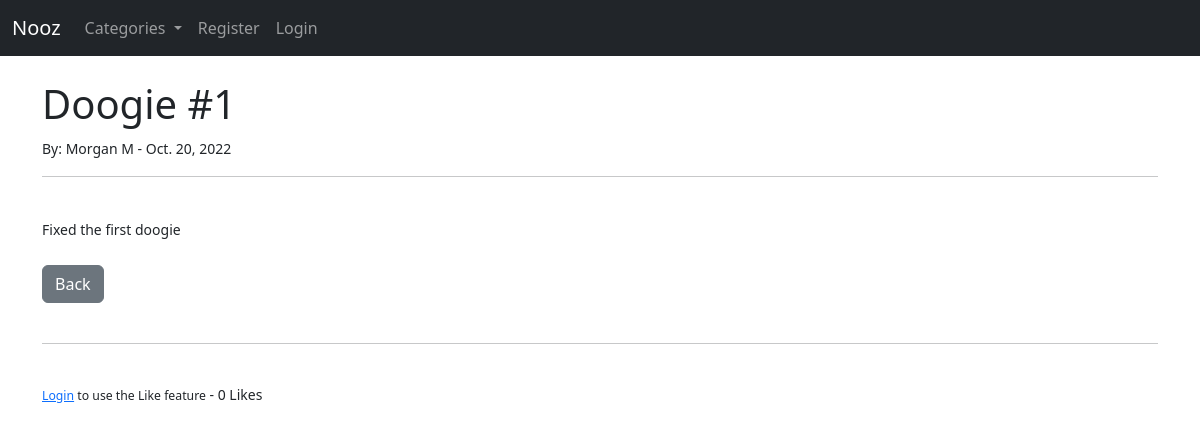
The app's page /post/2, older data.
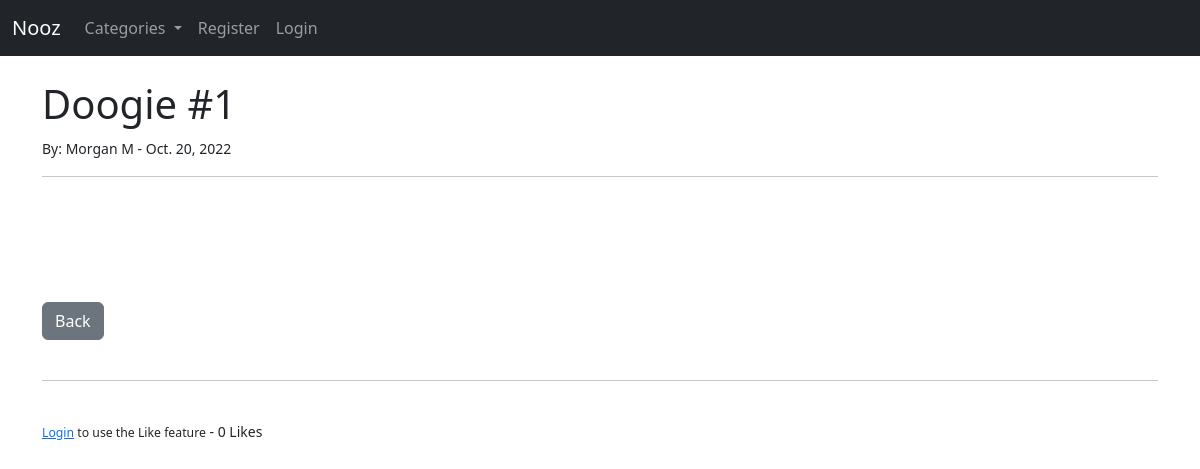
The same page, newer data.
### nooz2/models.py (models this page shows, shortened)
class Post(models.Model):
    title = models.CharField(max_length=255)
    title_tag = models.CharField(max_length=255)
    header_image = models.ImageField(null=True, blank=True, upload_to="images/")
    description = models.CharField(max_length=50)
    author = models.ForeignKey(User, on_delete=models.CASCADE)
    body = RichTextField(blank=True, null=True)
    timestamp = models.DateField(auto_now_add=True)
    category = models.CharField(max_length=255, default='News')
    likes = models.ManyToManyField(User, related_name='post_user')
    def total_likes(self):
        return self.likes.count()

### nooz2/views.py (the view)
# urls.py: path('post/<int:pk>', PostDetailView.as_view(), name="post-detail"),
class PostDetailView(DetailView):
    model = Post
    template_name = 'post_details.html'
    def get_context_data(self, *args, **kwargs):
        category_menu = Category.objects.all()
        context = super(PostDetailView, self).get_context_data(*args, **kwargs)
        stuff = get_object_or_404(Post, id=self.kwargs['pk'])
        total_likes = stuff.total_likes()
        liked = False
        if stuff.likes.filter(id=self.request.user.id).exists():
            liked = True
        context ["category_menu"] = category_menu
        context["total_likes"] = total_likes
        context["liked"] = liked
        return context

### nooz2/models.py (called while the page is built)
    def __str__(self):
        return self.name

### templates/post_details.html (shortened to what this page needs)
{% extends 'base.html' %}
{% block content %}
    <h1>{{ post.title }}</h1>
        <small>By:
            {{ post.author.first_name }}
            {{ post.author.last_name }} -
            {{ post.timestamp }}
    <hr>
    <br/>
    {{ post.body|safe }}
    <br/><br/>
    <a href="{% url 'home' %}" class="btn btn-secondary">Back</a>
    <br/><br/>
    <hr>
    <br/>
    <form action="{% url 'like_post' post.pk %}" method="POST">
    {% if user.is_authenticated %}
        {% if liked %}
            <button type="submit", name="post_id", value="{{post.id}}", class="btn btn-danger btn-sm">Unlike</button>
        {% else %}
            <button type="submit", name="post_id", value="{{post.id}}", class="btn btn-primary btn-sm">Like</button>
        {% endif %}
    {% else %}
        <small><a href="{% url 'login' %}">Login</a>
           to use the Like feature</small>
    {% endif %}
        - {{ total_likes }} Likes
    </form>
{% endblock %}

Row changes from the older to the newer data that the page shows:
changed Post "Doogie #1": body "Fixed the first doogie" → (not shown)
